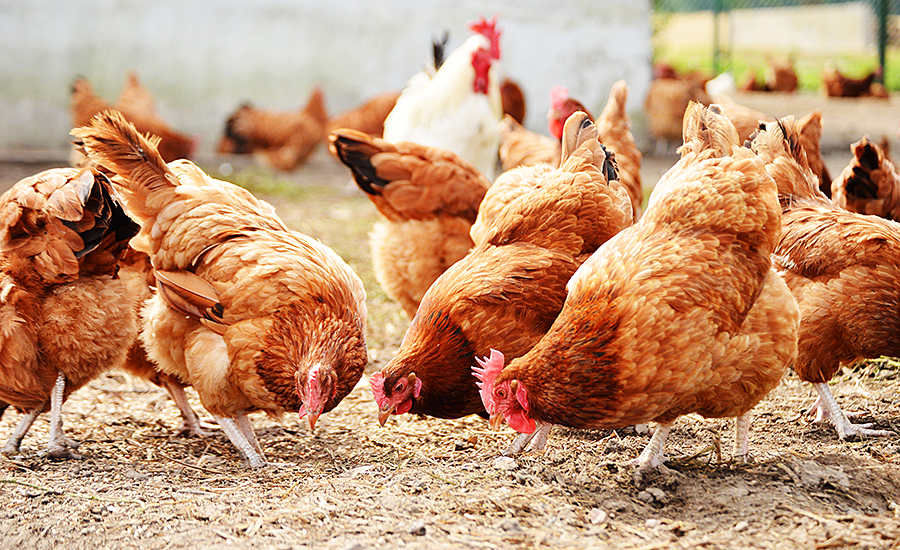
#> input picture poultry2.jpg, 900 x 550 px, found by its file name
$ python sickit_image_preprocessing.py
#> lines starting #> are read from the running program, lines starting #| are printed output that depends on the picture
# -*- coding: utf-8 -*-
"""sickit image preprocessing.ipynb

Automatically generated by Colaboratory.

Original file is located at
    https://colab.research.google.com/drive/1zw8rSe0yr0xeajQVBN_FC0rLR5-zYOKm
"""

from matplotlib import pyplot as plt

from skimage import io ## to read images

img1 = io.imread('/content/poultry2.jpg')
#> img1 is the input picture: shape (550, 900, 3); mean R, G, B 193.5, 149, 116.9
print(img1)
#> (printed output is left out)
print(img1.size)
#| 1485000
print(img1.shape)
#| (550, 900, 3)
print(type(img1))
#| <class 'numpy.ndarray'>

plt.imshow(img1)

from skimage import transform as tf ## for transformation functions usage:

transform = tf.AffineTransform(scale=1, rotation = 0.9, translation=[50,100])

transformed_image = tf.warp(img1, transform)
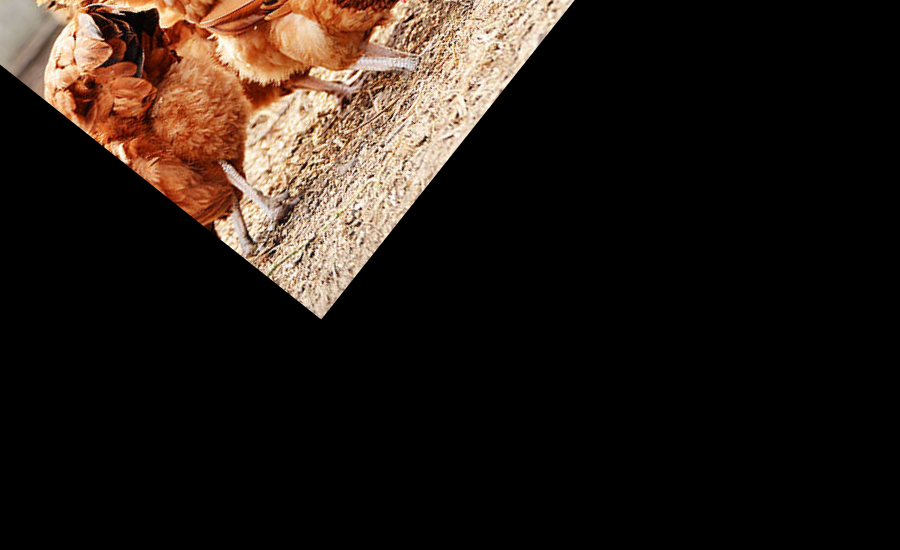
#> transformed_image: shape (550, 900, 3) float64; mean R, G, B 0.15, 0.112, 0.0876
plt.imshow(transformed_image)
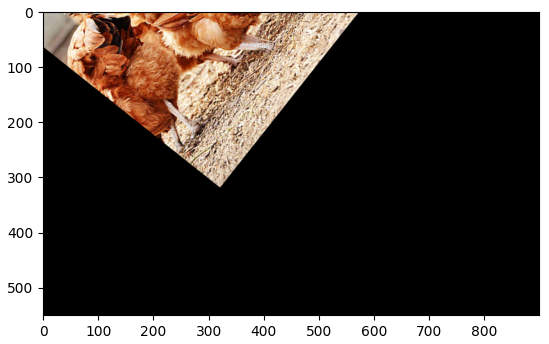
#> figure drawn by matplotlib, 1 panel
